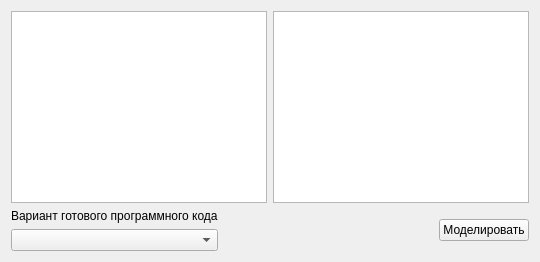
      <widget class="QWidget" name="macro">
       <attribute name="title">
        <string>Макро уровень</string>
       </attribute>
       <layout class="QVBoxLayout" name="verticalLayout_6">
        <item>
         <layout class="QHBoxLayout" name="horizontalLayout_2">
          <item>
           <widget class="QPlainTextEdit" name="textEdit_macro">
            <property name="enabled">
             <bool>true</bool>
            </property>
            <property name="mouseTracking">
             <bool>false</bool>
            </property>
           </widget>
          </item>
          <item>
           <widget class="QTableWidget" name="tableWidget_macro">
            <property name="editTriggers">
             <set>QAbstractItemView::NoEditTriggers</set>
            </property>
            <property name="alternatingRowColors">
             <bool>false</bool>
            </property>
            <property name="columnCount">
             <number>0</number>
            </property>
            <attribute name="horizontalHeaderCascadingSectionResizes">
             <bool>true</bool>
            </attribute>
            <attribute name="horizontalHeaderMinimumSectionSize">
             <number>25</number>
            </attribute>
            <attribute name="horizontalHeaderDefaultSectionSize">
             <number>120</number>
            </attribute>
            <attribute name="horizontalHeaderStretchLastSection">
             <bool>false</bool>
            </attribute>
           </widget>
          </item>
         </layout>
        </item>
        <item>
         <layout class="QHBoxLayout" name="horizontalLayout_3">
          <item>
           <layout class="QVBoxLayout" name="verticalLayout_4">
            <item>
             <widget class="QLabel" name="label_macro_template">
              <property name="text">
               <string>Вариант готового программного кода</string>
              </property>
             </widget>
            </item>
            <item>
             <widget class="QComboBox" name="comboBox_macro_template">
              <item>
               <property name="text">
                <string/>
               </property>
              </item>
             </widget>
            </item>
           </layout>
          </item>
          <item>
           <layout class="QVBoxLayout" name="verticalLayout_5"/>
          </item>
          <item>
           <spacer name="horizontalSpacer_3">
            <property name="orientation">
             <enum>Qt::Horizontal</enum>
            </property>
            <property name="sizeHint" stdset="0">
             <size>
              <width>40</width>
              <height>20</height>
             </size>
            </property>
           </spacer>
          </item>
          <item>
           <widget class="QPushButton" name="pushButton_simulate">
            <property name="text">
             <string>Моделировать</string>
            </property>
           </widget>
          </item>
         </layout>
        </item>
       </layout>
      </widget>
